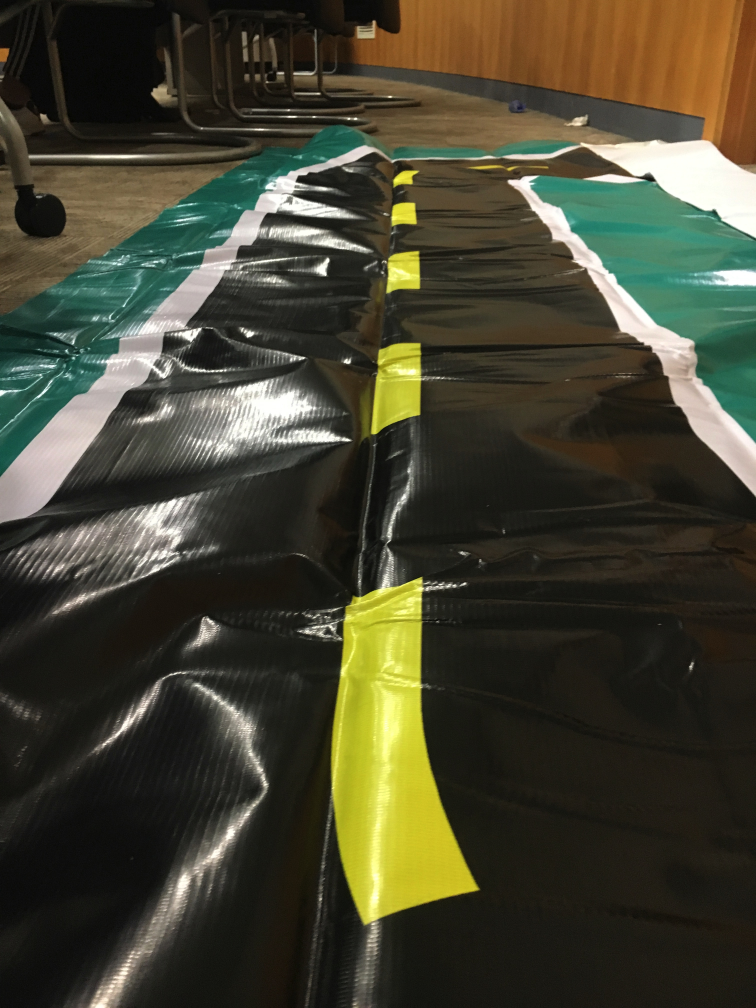
#> input picture lane.jpeg, 3024 x 4032 px (shown at 1/4 size)
$ python roi.py
#> lines starting #> are read from the running program, lines starting #| are printed output that depends on the picture; after the words box and inside, x2 and y2 are one past the last pixel; in counts of white or black regions, pixels touching at a corner belong together
#> further down, img is the input picture: shape (4032, 3024, 3); mean B, G, R 48.9, 66.8, 68.1
# -*- coding: utf-8 -*-
import cv2
import numpy as np


def roi(img, vertices):
    #blank mask:
    mask = np.zeros_like(img)
    # fill the mask
    cv2.fillPoly(mask, vertices, 255)
    # now only show the area that is the mask
    masked = cv2.bitwise_and(img, mask)
    return masked

def process_img(original_image):
    resized_image = cv2.resize(original_image, dsize=(600, 800))
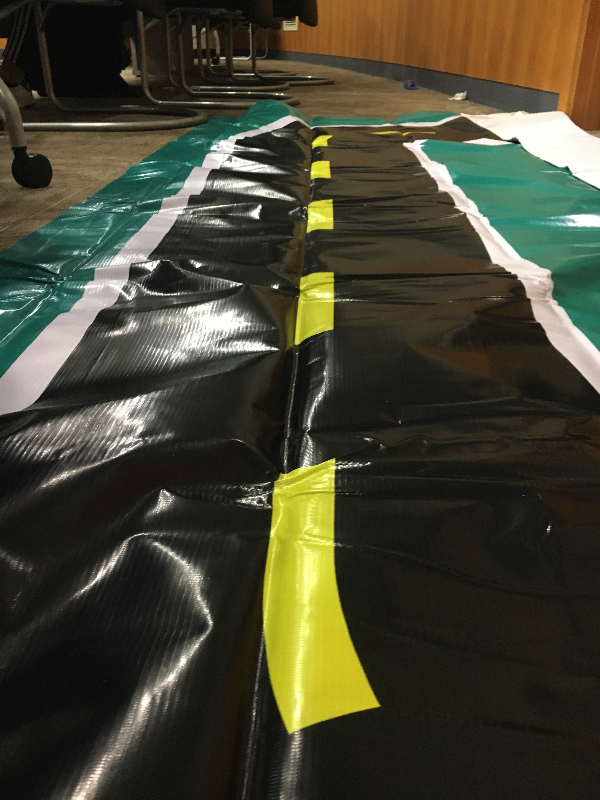
#> resized_image: shape (800, 600, 3); mean B, G, R 48.8, 66.7, 68
    hsv = cv2.cvtColor(resized_image, cv2.COLOR_BGR2HSV)
#> hsv: shape (800, 600, 3); mean H, S, V 28.9, 81.3, 72.4
    h, s, v = cv2.split(hsv)
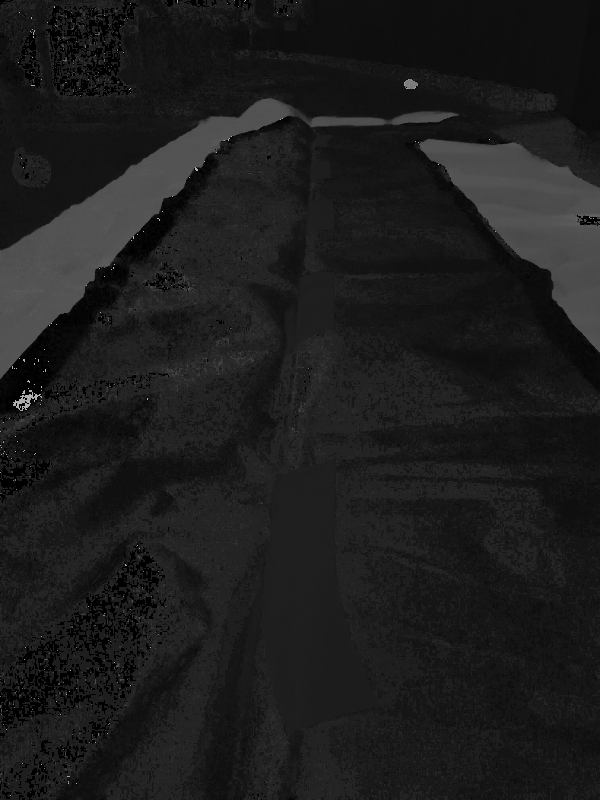
#> h: shape (800, 600); min 0, max 179, mean 28.9
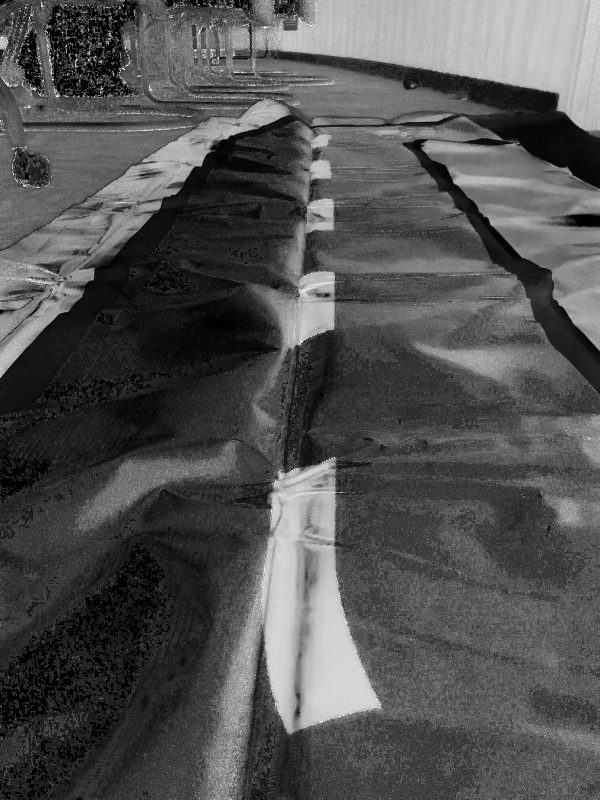
#> s: shape (800, 600); min 0, max 255, mean 81.3
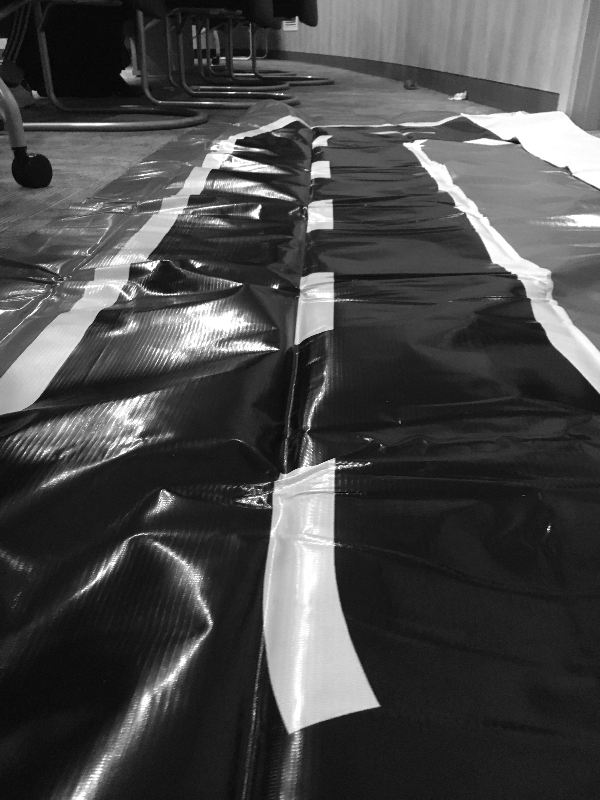
#> v: shape (800, 600); min 1, max 255, mean 72.4
    vertices = np.array([[0, 800], [50, 150], [300, 80], [550, 150], [600, 800],
                         ], np.int32) # 좌표는 나중에 ^-^
    processed_img = roi(h, [vertices])
#> in roi, `cv2.fillPoly(mask, vertices, 255)`:
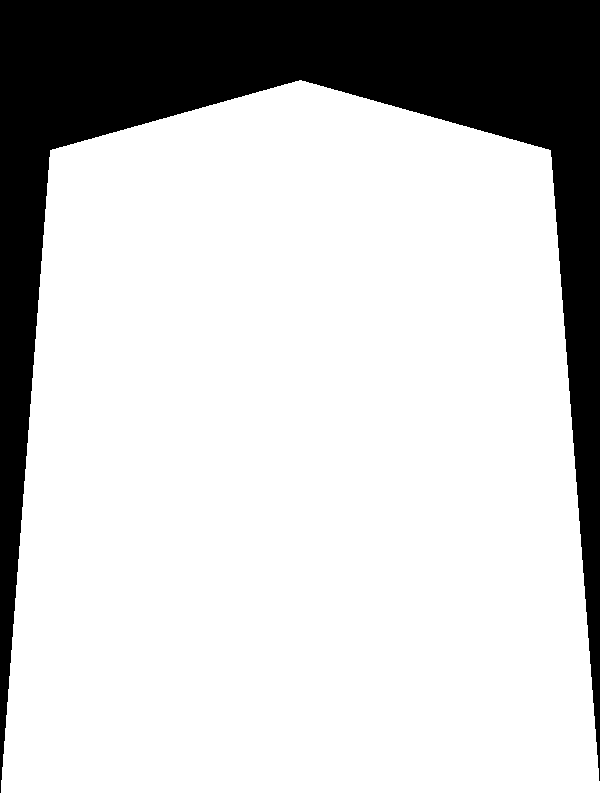
#> mask: shape (800, 600); 78.3% white; 1 black region, box (x1, y1, x2, y2) and area: (0, 0, 600, 793) 104381
#> in roi, `masked = cv2.bitwise_and(img, mask)`:
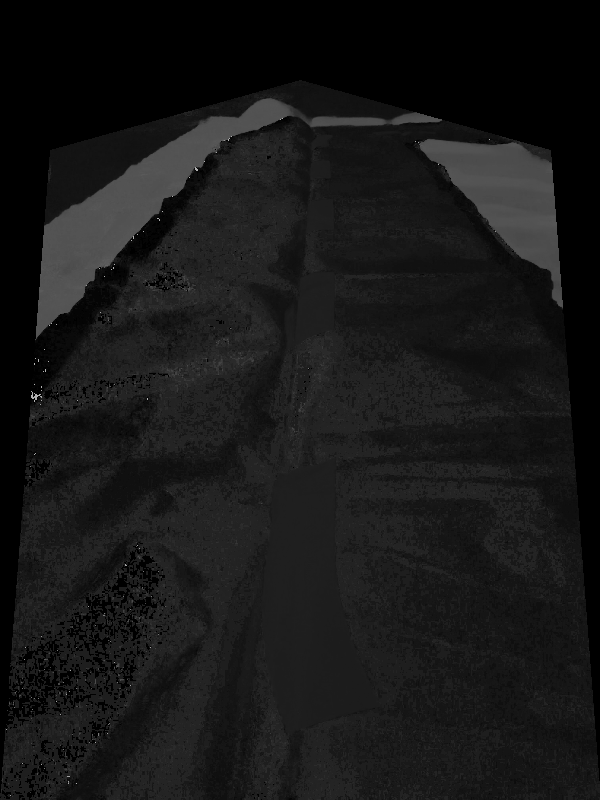
#> masked: shape (800, 600); min 0, max 179, mean 23.2
    return processed_img


img = cv2.imread('lane.jpeg', cv2.IMREAD_COLOR) # 이미지 불러오기
new_img = process_img(img)
cv2.imshow("new_img", new_img)
k = cv2.waitKey(0)  # 키보드 눌림 대기
#> (key Esc is pressed here)
cv2.destroyAllWindows()

$ run again, with lens.jpeg copied over lane.jpeg
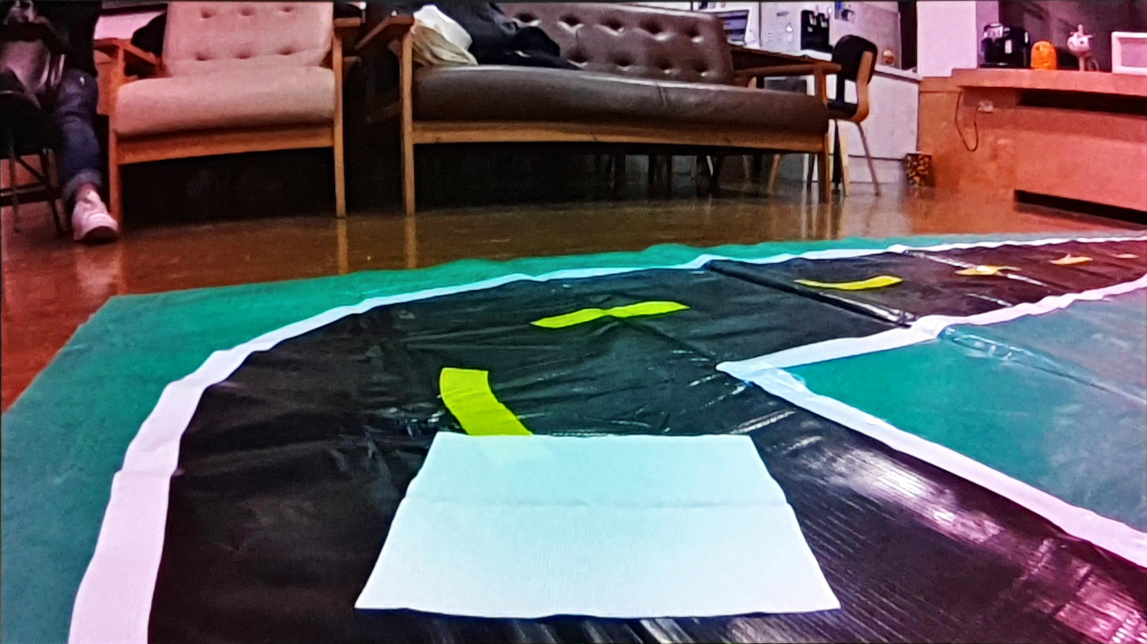
#> input picture lens.jpeg, 2294 x 1288 px (shown at 1/2 size)
#> img is the input picture: shape (1288, 2294, 3); mean B, G, R 100, 96.1, 99.2
#> hsv: shape (800, 600, 3); mean H, S, V 92.4, 120.7, 122.6
#> in process_img, `h, s, v = cv2.split(hsv)`:
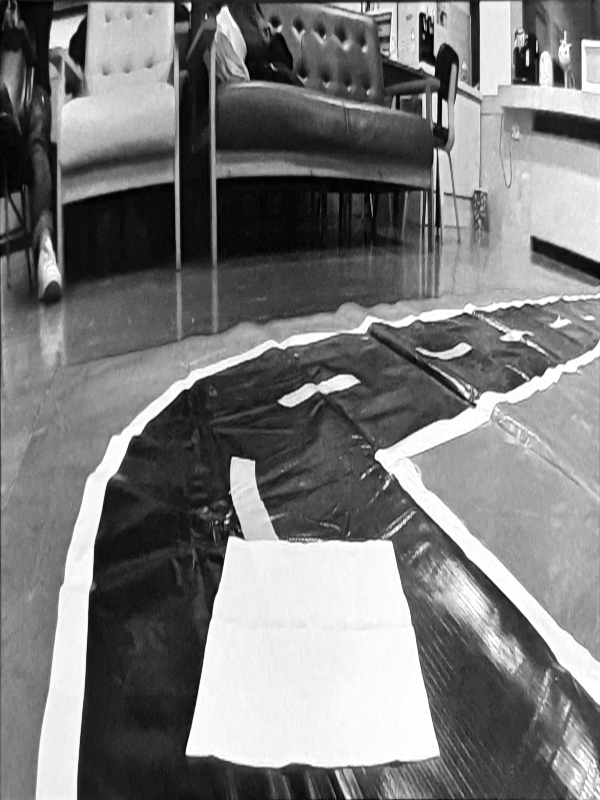
#> v: shape (800, 600); min 0, max 255, mean 122.6
#> mask: shape (800, 600); 78.3% white; 1 black region, box (x1, y1, x2, y2) and area: (0, 0, 600, 793) 104381
#> in roi, `masked = cv2.bitwise_and(img, mask)`:
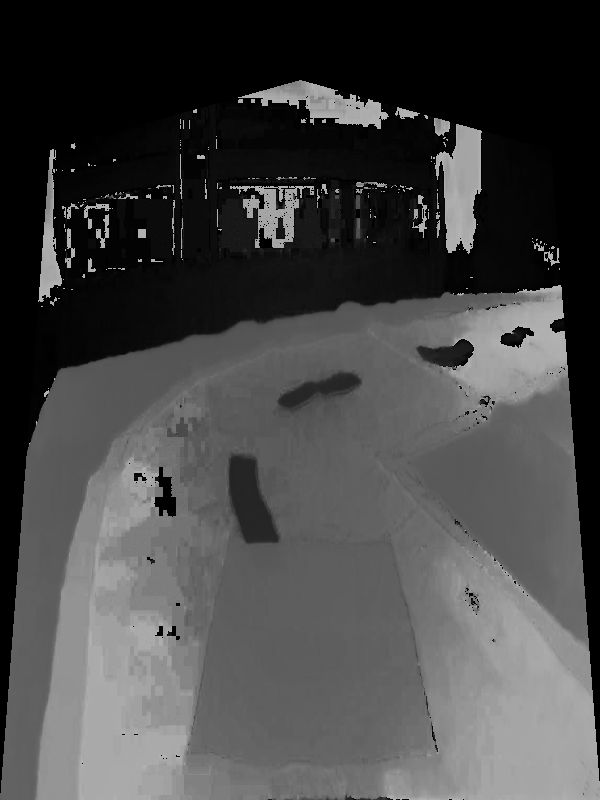
#> masked: shape (800, 600); min 0, max 179, mean 69.9
